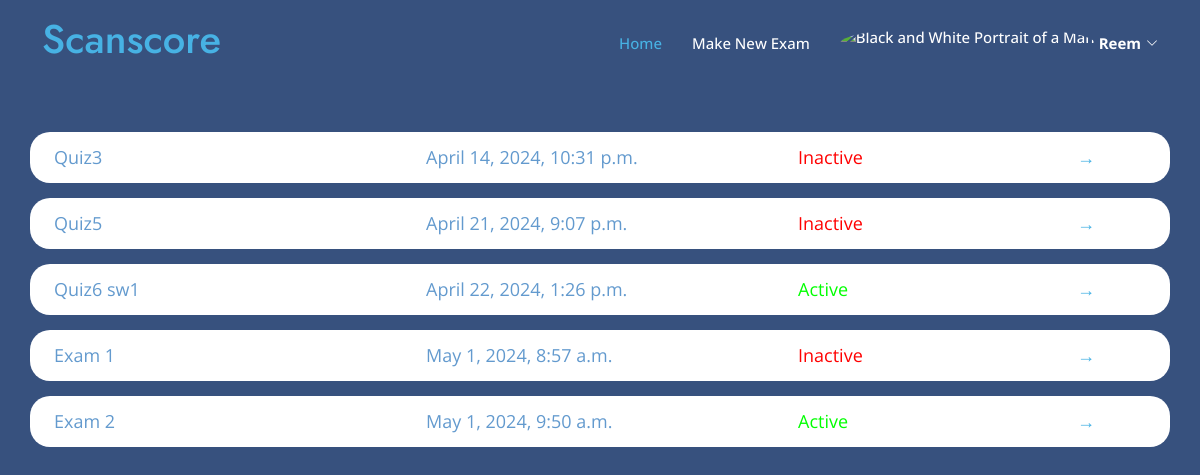
The app's page /teacher_dashboard/ (signed in) with its own data.
### myapp/models.py (models this page shows)
class User(AbstractUser):
    userType = models.CharField(max_length=10, choices=[('teacher', 'Teacher'), ('student', 'Student')])

class Exam(models.Model):
    name = models.CharField(max_length=100)
    teacher = models.ForeignKey(User, on_delete=models.CASCADE)
    question= models.TextField(max_length=10000)
    model_answer = models.TextField(max_length=10000)
    keywordsList = models.TextField(max_length=10000,null=True,blank=True)
    is_active = models.BooleanField(default=False)
    time_created = models.DateTimeField(auto_now_add=True)
    time_updated = models.DateTimeField(auto_now=True)

### myapp/views.py (the view)
# urls.py: path('teacher_dashboard/', views.teacher_dashboard, name='teacher_dashboard'),
def teacher_dashboard(request):
    if not hasattr(request.user, 'teacher'): # Check if the user is a teacher
        return HttpResponseForbidden("You are not authorized to view this page.")
    exams = Exam.objects.filter(teacher=request.user)
    return render(request, 'myapp/teacher/teacher_dashboard.html', {'exams': exams})

### templates/myapp/teacher/teacher_dashboard.html (shortened to what this page needs)
{% load static %}
<!DOCTYPE html>
<html lang="en">
<head>
    <link href="{% static 'vendor/aos/aos.css' %}" rel="stylesheet">
    <link href="{% static 'vendor/bootstrap/css/bootstrap.min.css' %}" rel="stylesheet">
    <link href="{% static 'vendor/bootstrap-icons/bootstrap-icons.css' %}" rel="stylesheet">
    <link href="{% static 'vendor/boxicons/css/boxicons.min.css' %}" rel="stylesheet">
    <link href="{% static 'vendor/glightbox/css/glightbox.min.css' %}" rel="stylesheet">
    <link href="{% static 'vendor/remixicon/remixicon.css' %}" rel="stylesheet">
    <link href="{% static 'vendor/swiper/swiper-bundle.min.css' %}" rel="stylesheet">
    <link href="{% static 'css/style1.css' %}" rel="stylesheet">
</head>
<body>
    <header id="header" class="fixed-top">
        <div class="container d-flex align-items-center justify-content-between">
            <h1 class="me-auto"><a href="{% url 'login' %}">Scanscore</a></h1>
            <nav id="navbar" class="navbar order-last order-lg-0">
                <ul>
                    <li><a class="nav-link scrollto active" href="{% url 'teacher_dashboard' %}">Home</a></li>
                    <li><a class="nav-link scrollto" href="{% url 'create_exam' %}">Make New Exam</a></li>
                    <li class="dropdown">
                        <a href="#">
                            <img src="https://mdbcdn.b-cdn.net/img/Photos/new-templates/bootstrap-profiles/avatar-2.webp"
                                class="rounded-circle" height="35" alt="Black and White Portrait of a Man"
                                loading="lazy" />
                            <strong class="d-none d-sm-block ms-1">{{ user.first_name }}</strong><i
                                class="bi bi-chevron-down"></i>
                        </a>
                    </li>
                </ul>
            </nav>
        </div>
    </header>
    <section id="hero" class="d-flex" style="height: 100vh; text-align: left;">
        <div class="container">
            {% block content %}
            <div class="exam-list">
                {% for exam in exams %}
                <div class="row exam-item"
                    style="font-size: large; border-radius: 20px; background-color: white; color: rgb(99, 154, 206); padding: 12px; margin-bottom: 15px;">
                    <div class="col-md-4 col-12">{{ exam.name }}</div>
                    <div class="col-md-4 col-12">{{ exam.time_created }}</div>
                    <div class="col-md-3 col-10">
                        {% if exam.is_active %}
                        <span class="active" style="color: rgb(0, 255, 0);">Active</span>
                        {% else %}
                        <span class="inactive" style="color: rgb(255, 0, 0);">Inactive</span>
                        {% endif %}
                    </div>
                    <a href="{% url 'view_exam' exam.id %}" class="col-md-1 col-2">→</a>
                </div>
                {% empty %}
                <div style="text-align: center;">
                    <h2 style="padding-left: 15px;">No exams created yet.</h2>
                </div>
                {% endfor %}
            </div>
            {% endblock %}
        </div>
    </section>
</body>
</html>

### Scanscore/static/css/style1.css (style rules this page uses)
body { font-family: "Open Sans", sans-serif; color: #444444; }
a { color: #47b2e4; text-decoration: none; }
h1, h2, h3, h4, h5, h6 { font-family: "Jost", sans-serif; }
#header { transition: all 0.5s; z-index: 997; padding: 15px 0; }
.navbar { padding: 0; }
.navbar ul { margin: 0; padding: 0; display: flex; list-style: none; align-items: center; }
.navbar li { position: relative; }
.navbar a, .navbar a:focus { display: flex; align-items: center; justify-content: space-between; padding: 10px 0 10px 30px; font-size: 15px; font-weight: 500; color: #fff; white-space: nowrap; transition: 0.3s; }
.navbar a i, .navbar a:focus i { font-size: 12px; line-height: 0; margin-left: 5px; }
.navbar a:hover, .navbar .active, .navbar .active:focus, .navbar li:hover>a { color: #47b2e4; }
#hero { width: 100%; height: 80vh; background: #37517e; }
#hero .container { padding-top: 72px; }
section { padding: 60px 0; overflow: hidden; }

### templates/myapp/teacher/teacher_dashboard.html (style rules this page uses)
#header { background-color: transparent; }
#header .container { display: flex; justify-content: center; align-items: center; height: 100%; }

### records on screen
User: first_name "Reem"
Exam: name "Quiz3", time_created "April 14, 2024, 10:31 p.m.", is_active "Inactive"
Exam: name "Quiz5", time_created "April 21, 2024, 9:07 p.m.", is_active "Inactive"
Exam: name "Quiz6 sw1", time_created "April 22, 2024, 1:26 p.m.", is_active "Active"
Exam: name "Exam 1", time_created "May 1, 2024, 8:57 a.m.", is_active "Inactive"
Exam: name "Exam 2", time_created "May 1, 2024, 9:50 a.m.", is_active "Active"
